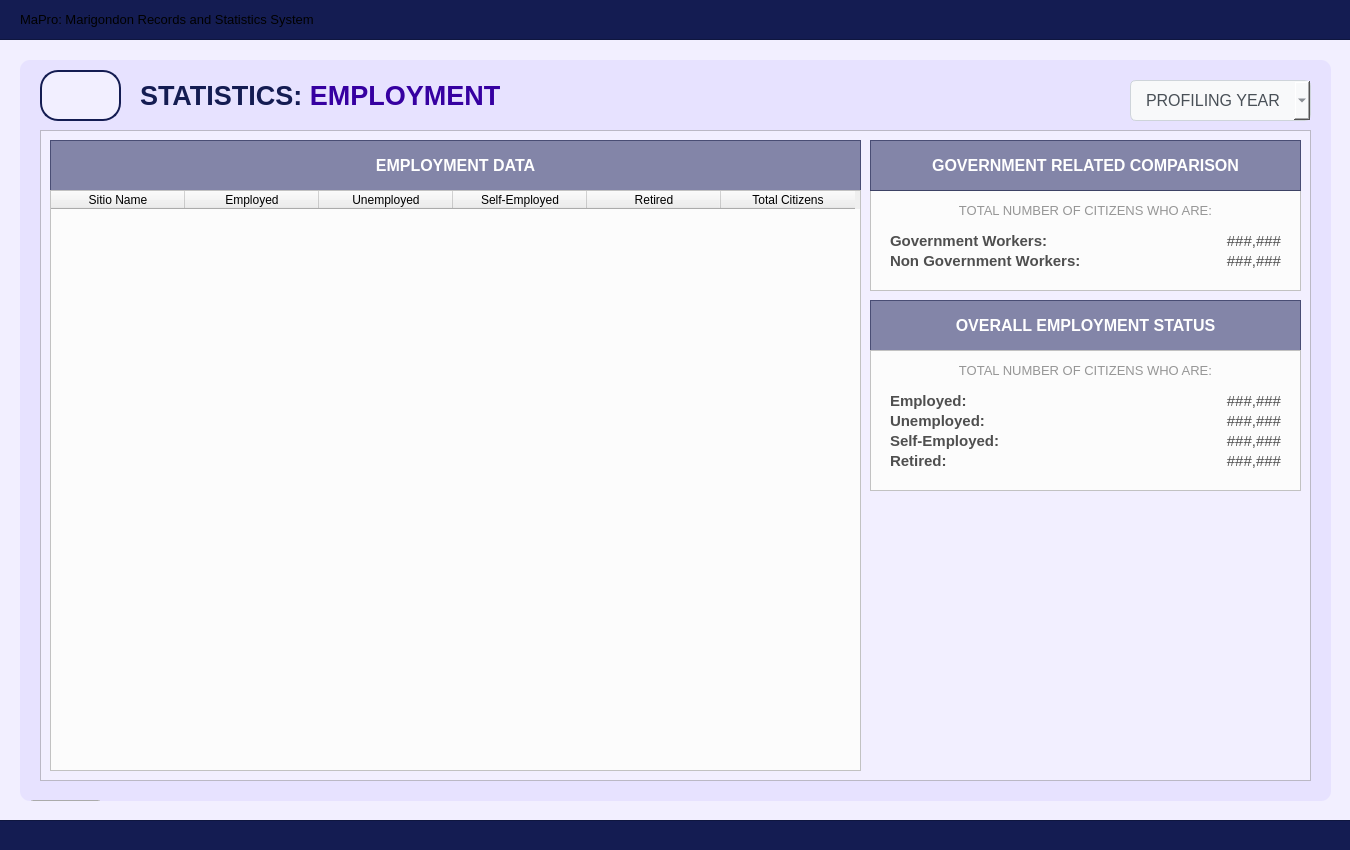
<?xml version="1.0" encoding="UTF-8"?>
<ui version="4.0">
 <class>User_dashboardWidget</class>
 <widget class="QWidget" name="User_dashboardWidget">
  <property name="geometry">
   <rect>
    <x>0</x>
    <y>0</y>
    <width>1350</width>
    <height>850</height>
   </rect>
  </property>
  <property name="sizePolicy">
   <sizepolicy hsizetype="Fixed" vsizetype="Fixed">
    <horstretch>0</horstretch>
    <verstretch>0</verstretch>
   </sizepolicy>
  </property>
  <property name="maximumSize">
   <size>
    <width>1350</width>
    <height>850</height>
   </size>
  </property>
  <property name="windowTitle">
   <string>Form</string>
  </property>
  <property name="styleSheet">
   <string notr="true">#User_dashboardWidget{
	background-color: #f2efff;
}</string>
  </property>
  <widget class="QFrame" name="border_blueLines1">
   <property name="geometry">
    <rect>
     <x>-10</x>
     <y>-1</y>
     <width>1371</width>
     <height>41</height>
    </rect>
   </property>
   <property name="styleSheet">
    <string notr="true">#border_blueLines1{
	background-color: #141c52;
}
</string>
   </property>
   <property name="frameShape">
    <enum>QFrame::Shape::StyledPanel</enum>
   </property>
   <property name="frameShadow">
    <enum>QFrame::Shadow::Raised</enum>
   </property>
   <widget class="QLabel" name="app_title">
    <property name="geometry">
     <rect>
      <x>30</x>
      <y>0</y>
      <width>1301</width>
      <height>41</height>
     </rect>
    </property>
    <property name="font">
     <font>
      <family>Arial</family>
      <pointsize>10</pointsize>
      <bold>false</bold>
     </font>
    </property>
    <property name="styleSheet">
     <string notr="true">#app_title {
	background-color: transparent;
	color: #white;
}
</string>
    </property>
    <property name="text">
     <string>MaPro: Marigondon Records and Statistics System</string>
    </property>
    <property name="alignment">
     <set>Qt::AlignmentFlag::AlignLeading|Qt::AlignmentFlag::AlignLeft|Qt::AlignmentFlag::AlignVCenter</set>
    </property>
   </widget>
  </widget>
  <widget class="QFrame" name="border_blueLines2">
   <property name="geometry">
    <rect>
     <x>-10</x>
     <y>820</y>
     <width>1381</width>
     <height>31</height>
    </rect>
   </property>
   <property name="styleSheet">
    <string notr="true">#border_blueLines2{
	background-color: #141c52;
}
</string>
   </property>
   <property name="frameShape">
    <enum>QFrame::Shape::StyledPanel</enum>
   </property>
   <property name="frameShadow">
    <enum>QFrame::Shadow::Raised</enum>
   </property>
  </widget>
  <widget class="QFrame" name="baseBodyFrame">
   <property name="geometry">
    <rect>
     <x>20</x>
     <y>60</y>
     <width>1311</width>
     <height>741</height>
    </rect>
   </property>
   <property name="styleSheet">
    <string notr="true">#baseBodyFrame {
	background-color: #e7e2ff;
	border: none;
	border-radius: 10px;
}</string>
   </property>
   <property name="frameShape">
    <enum>QFrame::Shape::StyledPanel</enum>
   </property>
   <property name="frameShadow">
    <enum>QFrame::Shadow::Raised</enum>
   </property>
   <widget class="QPushButton" name="logout_buttonLogout_3">
    <property name="geometry">
     <rect>
      <x>10</x>
      <y>740</y>
      <width>71</width>
      <height>31</height>
     </rect>
    </property>
    <property name="font">
     <font>
      <family>Arial</family>
      <pointsize>8</pointsize>
      <bold>true</bold>
     </font>
    </property>
    <property name="cursor">
     <cursorShape>PointingHandCursor</cursorShape>
    </property>
    <property name="styleSheet">
     <string notr="true">#logout_buttonLogout {
    background-color: #bc1c1c;
    color: white;
    border-radius: 5px;
    padding: 10px; /* Optional: Adjusts spacing inside the button */
}
#logout_buttonLogout:hover {
    background-color: #d82020; /* Slightly lighter blue when hovered */
}
#logout_buttonLogout:pressed {
    background-color: #8c1515; /* Darker blue when clicked */
}</string>
    </property>
    <property name="text">
     <string>LOGOUT</string>
    </property>
   </widget>
   <widget class="QLabel" name="title_bodyStatistics">
    <property name="geometry">
     <rect>
      <x>120</x>
      <y>20</y>
      <width>471</width>
      <height>31</height>
     </rect>
    </property>
    <property name="font">
     <font>
      <family>Arial</family>
      <pointsize>20</pointsize>
      <bold>true</bold>
     </font>
    </property>
    <property name="styleSheet">
     <string notr="true">#title_bodyStatistics {
	background-color: transparent;
	color: #141c52;
}
</string>
    </property>
    <property name="text">
     <string>&lt;html&gt;&lt;head/&gt;&lt;body&gt;&lt;p&gt;STATISTICS: &lt;span style=&quot; color:#3600a1;&quot;&gt;EMPLOYMENT&lt;/span&gt;&lt;/p&gt;&lt;/body&gt;&lt;/html&gt;</string>
    </property>
   </widget>
   <widget class="QFrame" name="statistics_frameBody">
    <property name="geometry">
     <rect>
      <x>20</x>
      <y>70</y>
      <width>1271</width>
      <height>651</height>
     </rect>
    </property>
    <property name="styleSheet">
     <string notr="true">#statistics_frameBody{
	background-color: #f2efff;
}</string>
    </property>
    <property name="frameShape">
     <enum>QFrame::Shape::StyledPanel</enum>
    </property>
    <property name="frameShadow">
     <enum>QFrame::Shadow::Raised</enum>
    </property>
    <widget class="QFrame" name="table_titleFrameStatistics">
     <property name="geometry">
      <rect>
       <x>10</x>
       <y>10</y>
       <width>811</width>
       <height>51</height>
      </rect>
     </property>
     <property name="styleSheet">
      <string notr="true">#table_titleFrameStatistics{
	background-color: rgba(20, 28, 82, 128)
}
</string>
     </property>
     <property name="frameShape">
      <enum>QFrame::Shape::StyledPanel</enum>
     </property>
     <property name="frameShadow">
      <enum>QFrame::Shadow::Raised</enum>
     </property>
     <widget class="QLabel" name="statistics_labelNote">
      <property name="geometry">
       <rect>
        <x>0</x>
        <y>0</y>
        <width>811</width>
        <height>51</height>
       </rect>
      </property>
      <property name="font">
       <font>
        <family>Arial</family>
        <pointsize>12</pointsize>
        <bold>true</bold>
       </font>
      </property>
      <property name="styleSheet">
       <string notr="true">#statistics_labelNote {
	background-color: transparent;
	color: #FFFFFF;
}
</string>
      </property>
      <property name="text">
       <string>EMPLOYMENT DATA</string>
      </property>
      <property name="alignment">
       <set>Qt::AlignmentFlag::AlignCenter</set>
      </property>
     </widget>
    </widget>
    <widget class="QTableWidget" name="household_tablePopulationPerStreet">
     <property name="geometry">
      <rect>
       <x>10</x>
       <y>60</y>
       <width>811</width>
       <height>581</height>
      </rect>
     </property>
     <property name="styleSheet">
      <string notr="true">#household_tablePopulationPerStreet{
	background-color: #fcfcfc;
}</string>
     </property>
     <attribute name="horizontalHeaderDefaultSectionSize">
      <number>134</number>
     </attribute>
     <column>
      <property name="text">
       <string>Sitio Name</string>
      </property>
      <property name="font">
       <font>
        <family>Arial</family>
       </font>
      </property>
      <property name="background">
       <color>
        <red>59</red>
        <green>57</green>
        <blue>100</blue>
       </color>
      </property>
     </column>
     <column>
      <property name="text">
       <string>Employed</string>
      </property>
      <property name="font">
       <font>
        <family>Arial</family>
       </font>
      </property>
      <property name="background">
       <color>
        <red>59</red>
        <green>57</green>
        <blue>100</blue>
       </color>
      </property>
     </column>
     <column>
      <property name="text">
       <string>Unemployed</string>
      </property>
      <property name="font">
       <font>
        <family>Arial</family>
       </font>
      </property>
      <property name="background">
       <color>
        <red>59</red>
        <green>57</green>
        <blue>100</blue>
       </color>
      </property>
     </column>
     <column>
      <property name="text">
       <string>Self-Employed</string>
      </property>
      <property name="font">
       <font>
        <family>Arial</family>
       </font>
      </property>
      <property name="background">
       <color>
        <red>59</red>
        <green>57</green>
        <blue>100</blue>
       </color>
      </property>
     </column>
     <column>
      <property name="text">
       <string>Retired</string>
      </property>
      <property name="font">
       <font>
        <family>Arial</family>
       </font>
      </property>
      <property name="background">
       <color>
        <red>59</red>
        <green>57</green>
        <blue>100</blue>
       </color>
      </property>
     </column>
     <column>
      <property name="text">
       <string>Total Citizens</string>
      </property>
      <property name="font">
       <font>
        <family>Arial</family>
       </font>
      </property>
      <property name="background">
       <color>
        <red>59</red>
        <green>57</green>
        <blue>100</blue>
       </color>
      </property>
     </column>
    </widget>
    <widget class="QFrame" name="stat_frame_ownership">
     <property name="geometry">
      <rect>
       <x>830</x>
       <y>60</y>
       <width>431</width>
       <height>101</height>
      </rect>
     </property>
     <property name="styleSheet">
      <string notr="true">#stat_frame_ownership{
	background-color: #fcfcfc;
}</string>
     </property>
     <property name="frameShape">
      <enum>QFrame::Shape::StyledPanel</enum>
     </property>
     <property name="frameShadow">
      <enum>QFrame::Shadow::Raised</enum>
     </property>
     <widget class="QLabel" name="total_gov_worker">
      <property name="geometry">
       <rect>
        <x>250</x>
        <y>40</y>
        <width>161</width>
        <height>21</height>
       </rect>
      </property>
      <property name="font">
       <font>
        <family>Arial</family>
        <pointsize>11</pointsize>
        <bold>false</bold>
       </font>
      </property>
      <property name="styleSheet">
       <string notr="true">#total_gov_worker {
	background-color: transparent;
	color: #4f4f4f;
}
</string>
      </property>
      <property name="text">
       <string>###,###</string>
      </property>
      <property name="alignment">
       <set>Qt::AlignmentFlag::AlignRight|Qt::AlignmentFlag::AlignTrailing|Qt::AlignmentFlag::AlignVCenter</set>
      </property>
     </widget>
     <widget class="QLabel" name="label_nongov_worker">
      <property name="geometry">
       <rect>
        <x>20</x>
        <y>60</y>
        <width>231</width>
        <height>21</height>
       </rect>
      </property>
      <property name="font">
       <font>
        <family>Arial</family>
        <pointsize>11</pointsize>
        <bold>true</bold>
       </font>
      </property>
      <property name="styleSheet">
       <string notr="true">#label_nongov_worker {
	background-color: transparent;
	color: #4f4f4f;
}
</string>
      </property>
      <property name="text">
       <string>Non Government Workers:</string>
      </property>
      <property name="alignment">
       <set>Qt::AlignmentFlag::AlignLeading|Qt::AlignmentFlag::AlignLeft|Qt::AlignmentFlag::AlignVCenter</set>
      </property>
     </widget>
     <widget class="QLabel" name="total_nongov_worker">
      <property name="geometry">
       <rect>
        <x>250</x>
        <y>60</y>
        <width>161</width>
        <height>21</height>
       </rect>
      </property>
      <property name="font">
       <font>
        <family>Arial</family>
        <pointsize>11</pointsize>
        <bold>false</bold>
       </font>
      </property>
      <property name="styleSheet">
       <string notr="true">#total_nongov_worker {
	background-color: transparent;
	color: #4f4f4f;
}
</string>
      </property>
      <property name="text">
       <string>###,###</string>
      </property>
      <property name="alignment">
       <set>Qt::AlignmentFlag::AlignRight|Qt::AlignmentFlag::AlignTrailing|Qt::AlignmentFlag::AlignVCenter</set>
      </property>
     </widget>
     <widget class="QLabel" name="label_gov_worker">
      <property name="geometry">
       <rect>
        <x>20</x>
        <y>40</y>
        <width>231</width>
        <height>21</height>
       </rect>
      </property>
      <property name="font">
       <font>
        <family>Arial</family>
        <pointsize>11</pointsize>
        <bold>true</bold>
       </font>
      </property>
      <property name="styleSheet">
       <string notr="true">#label_gov_worker {
	background-color: transparent;
	color: #4f4f4f;
}
</string>
      </property>
      <property name="text">
       <string>Government Workers:</string>
      </property>
      <property name="alignment">
       <set>Qt::AlignmentFlag::AlignLeading|Qt::AlignmentFlag::AlignLeft|Qt::AlignmentFlag::AlignVCenter</set>
      </property>
     </widget>
     <widget class="QLabel" name="label_desc2_3">
      <property name="geometry">
       <rect>
        <x>0</x>
        <y>10</y>
        <width>431</width>
        <height>20</height>
       </rect>
      </property>
      <property name="font">
       <font>
        <family>Arial</family>
        <pointsize>10</pointsize>
       </font>
      </property>
      <property name="styleSheet">
       <string notr="true">#label_desc2_3{
	color: #969696;
}</string>
      </property>
      <property name="text">
       <string>TOTAL NUMBER OF CITIZENS WHO ARE:</string>
      </property>
      <property name="alignment">
       <set>Qt::AlignmentFlag::AlignCenter</set>
      </property>
     </widget>
    </widget>
    <widget class="QFrame" name="table_titleFrameStatistics4">
     <property name="geometry">
      <rect>
       <x>830</x>
       <y>170</y>
       <width>431</width>
       <height>51</height>
      </rect>
     </property>
     <property name="styleSheet">
      <string notr="true">#table_titleFrameStatistics4{
	background-color: rgba(20, 28, 82, 128)
}
</string>
     </property>
     <property name="frameShape">
      <enum>QFrame::Shape::StyledPanel</enum>
     </property>
     <property name="frameShadow">
      <enum>QFrame::Shadow::Raised</enum>
     </property>
     <widget class="QLabel" name="statistics_labelNote_7">
      <property name="geometry">
       <rect>
        <x>0</x>
        <y>0</y>
        <width>431</width>
        <height>51</height>
       </rect>
      </property>
      <property name="font">
       <font>
        <family>Arial</family>
        <pointsize>12</pointsize>
        <bold>true</bold>
       </font>
      </property>
      <property name="styleSheet">
       <string notr="true">#statistics_labelNote_7 {
	background-color: transparent;
	color: #FFFFFF;
}
</string>
      </property>
      <property name="text">
       <string>OVERALL EMPLOYMENT STATUS</string>
      </property>
      <property name="alignment">
       <set>Qt::AlignmentFlag::AlignCenter</set>
      </property>
     </widget>
    </widget>
    <widget class="QFrame" name="table_titleFrameStatistics_2">
     <property name="geometry">
      <rect>
       <x>830</x>
       <y>10</y>
       <width>431</width>
       <height>51</height>
      </rect>
     </property>
     <property name="styleSheet">
      <string notr="true">#table_titleFrameStatistics_2{
	background-color: rgba(20, 28, 82, 128)
}
</string>
     </property>
     <property name="frameShape">
      <enum>QFrame::Shape::StyledPanel</enum>
     </property>
     <property name="frameShadow">
      <enum>QFrame::Shadow::Raised</enum>
     </property>
     <widget class="QLabel" name="statistics_labelNote_2">
      <property name="geometry">
       <rect>
        <x>0</x>
        <y>0</y>
        <width>431</width>
        <height>51</height>
       </rect>
      </property>
      <property name="font">
       <font>
        <family>Arial</family>
        <pointsize>12</pointsize>
        <bold>true</bold>
       </font>
      </property>
      <property name="styleSheet">
       <string notr="true">#statistics_labelNote_2 {
	background-color: transparent;
	color: #FFFFFF;
}
</string>
      </property>
      <property name="text">
       <string>GOVERNMENT RELATED COMPARISON</string>
      </property>
      <property name="alignment">
       <set>Qt::AlignmentFlag::AlignCenter</set>
      </property>
     </widget>
    </widget>
    <widget class="QFrame" name="demo_frameEmploymentStatus">
     <property name="geometry">
      <rect>
       <x>830</x>
       <y>220</y>
       <width>431</width>
       <height>141</height>
      </rect>
     </property>
     <property name="styleSheet">
      <string notr="true">#demo_frameEmploymentStatus{
	background-color: #fcfcfc;
}</string>
     </property>
     <property name="frameShape">
      <enum>QFrame::Shape::StyledPanel</enum>
     </property>
     <property name="frameShadow">
      <enum>QFrame::Shadow::Raised</enum>
     </property>
     <widget class="QLabel" name="demo_Unemployed">
      <property name="geometry">
       <rect>
        <x>250</x>
        <y>60</y>
        <width>161</width>
        <height>21</height>
       </rect>
      </property>
      <property name="font">
       <font>
        <family>Arial</family>
        <pointsize>11</pointsize>
        <bold>false</bold>
       </font>
      </property>
      <property name="styleSheet">
       <string notr="true">#demo_Unemployed {
	background-color: transparent;
	color: #4f4f4f;
}
</string>
      </property>
      <property name="text">
       <string>###,###</string>
      </property>
      <property name="alignment">
       <set>Qt::AlignmentFlag::AlignRight|Qt::AlignmentFlag::AlignTrailing|Qt::AlignmentFlag::AlignVCenter</set>
      </property>
     </widget>
     <widget class="QLabel" name="demo_labelRetired">
      <property name="geometry">
       <rect>
        <x>20</x>
        <y>100</y>
        <width>231</width>
        <height>21</height>
       </rect>
      </property>
      <property name="font">
       <font>
        <family>Arial</family>
        <pointsize>11</pointsize>
        <bold>true</bold>
       </font>
      </property>
      <property name="styleSheet">
       <string notr="true">#demo_labelRetired {
	background-color: transparent;
	color: #4f4f4f;
}
</string>
      </property>
      <property name="text">
       <string>Retired:</string>
      </property>
      <property name="alignment">
       <set>Qt::AlignmentFlag::AlignLeading|Qt::AlignmentFlag::AlignLeft|Qt::AlignmentFlag::AlignVCenter</set>
      </property>
     </widget>
     <widget class="QLabel" name="demo_labelSelfEmployed">
      <property name="geometry">
       <rect>
        <x>20</x>
        <y>80</y>
        <width>231</width>
        <height>21</height>
       </rect>
      </property>
      <property name="font">
       <font>
        <family>Arial</family>
        <pointsize>11</pointsize>
        <bold>true</bold>
       </font>
      </property>
      <property name="styleSheet">
       <string notr="true">#demo_labelSelfEmployed {
	background-color: transparent;
	color: #4f4f4f;
}
</string>
      </property>
      <property name="text">
       <string>Self-Employed:</string>
      </property>
      <property name="alignment">
       <set>Qt::AlignmentFlag::AlignLeading|Qt::AlignmentFlag::AlignLeft|Qt::AlignmentFlag::AlignVCenter</set>
      </property>
     </widget>
     <widget class="QLabel" name="demo_Employed">
      <property name="geometry">
       <rect>
        <x>250</x>
        <y>40</y>
        <width>161</width>
        <height>21</height>
       </rect>
      </property>
      <property name="font">
       <font>
        <family>Arial</family>
        <pointsize>11</pointsize>
        <bold>false</bold>
       </font>
      </property>
      <property name="styleSheet">
       <string notr="true">#demo_Employed {
	background-color: transparent;
	color: #4f4f4f;
}
</string>
      </property>
      <property name="text">
       <string>###,###</string>
      </property>
      <property name="alignment">
       <set>Qt::AlignmentFlag::AlignRight|Qt::AlignmentFlag::AlignTrailing|Qt::AlignmentFlag::AlignVCenter</set>
      </property>
     </widget>
     <widget class="QLabel" name="demo_labelNoStatus">
      <property name="geometry">
       <rect>
        <x>20</x>
        <y>140</y>
        <width>231</width>
        <height>21</height>
       </rect>
      </property>
      <property name="font">
       <font>
        <family>Arial</family>
        <pointsize>11</pointsize>
        <bold>true</bold>
       </font>
      </property>
      <property name="styleSheet">
       <string notr="true">#demo_labelNoStatus {
	background-color: transparent;
	color: #4f4f4f;
}
</string>
      </property>
      <property name="text">
       <string/>
      </property>
      <property name="alignment">
       <set>Qt::AlignmentFlag::AlignLeading|Qt::AlignmentFlag::AlignLeft|Qt::AlignmentFlag::AlignVCenter</set>
      </property>
     </widget>
     <widget class="QLabel" name="demo_labelEmployed">
      <property name="geometry">
       <rect>
        <x>20</x>
        <y>40</y>
        <width>231</width>
        <height>21</height>
       </rect>
      </property>
      <property name="font">
       <font>
        <family>Arial</family>
        <pointsize>11</pointsize>
        <bold>true</bold>
       </font>
      </property>
      <property name="styleSheet">
       <string notr="true">#demo_labelEmployed {
	background-color: transparent;
	color: #4f4f4f;
}
</string>
      </property>
      <property name="text">
       <string>Employed:</string>
      </property>
      <property name="alignment">
       <set>Qt::AlignmentFlag::AlignLeading|Qt::AlignmentFlag::AlignLeft|Qt::AlignmentFlag::AlignVCenter</set>
      </property>
     </widget>
     <widget class="QLabel" name="demo_labelUnemployed">
      <property name="geometry">
       <rect>
        <x>20</x>
        <y>60</y>
        <width>231</width>
        <height>21</height>
       </rect>
      </property>
      <property name="font">
       <font>
        <family>Arial</family>
        <pointsize>11</pointsize>
        <bold>true</bold>
       </font>
      </property>
      <property name="styleSheet">
       <string notr="true">#demo_labelUnemployed {
	background-color: transparent;
	color: #4f4f4f;
}
</string>
      </property>
      <property name="text">
       <string>Unemployed:</string>
      </property>
      <property name="alignment">
       <set>Qt::AlignmentFlag::AlignLeading|Qt::AlignmentFlag::AlignLeft|Qt::AlignmentFlag::AlignVCenter</set>
      </property>
     </widget>
     <widget class="QLabel" name="demo_SelfEmployed">
      <property name="geometry">
       <rect>
        <x>250</x>
        <y>80</y>
        <width>161</width>
        <height>21</height>
       </rect>
      </property>
      <property name="font">
       <font>
        <family>Arial</family>
        <pointsize>11</pointsize>
        <bold>false</bold>
       </font>
      </property>
      <property name="styleSheet">
       <string notr="true">#demo_SelfEmployed {
	background-color: transparent;
	color: #4f4f4f;
}
</string>
      </property>
      <property name="text">
       <string>###,###</string>
      </property>
      <property name="alignment">
       <set>Qt::AlignmentFlag::AlignRight|Qt::AlignmentFlag::AlignTrailing|Qt::AlignmentFlag::AlignVCenter</set>
      </property>
     </widget>
     <widget class="QLabel" name="demo_Retired">
      <property name="geometry">
       <rect>
        <x>250</x>
        <y>100</y>
        <width>161</width>
        <height>21</height>
       </rect>
      </property>
      <property name="font">
       <font>
        <family>Arial</family>
        <pointsize>11</pointsize>
        <bold>false</bold>
       </font>
      </property>
      <property name="styleSheet">
       <string notr="true">#demo_Retired {
	background-color: transparent;
	color: #4f4f4f;
}
</string>
      </property>
      <property name="text">
       <string>###,###</string>
      </property>
      <property name="alignment">
       <set>Qt::AlignmentFlag::AlignRight|Qt::AlignmentFlag::AlignTrailing|Qt::AlignmentFlag::AlignVCenter</set>
      </property>
     </widget>
     <widget class="QLabel" name="label_desc_empstat">
      <property name="geometry">
       <rect>
        <x>0</x>
        <y>10</y>
        <width>431</width>
        <height>20</height>
       </rect>
      </property>
      <property name="font">
       <font>
        <family>Arial</family>
        <pointsize>10</pointsize>
       </font>
      </property>
      <property name="styleSheet">
       <string notr="true">#label_desc_empstat{
	color: #969696;
}</string>
      </property>
      <property name="text">
       <string>TOTAL NUMBER OF CITIZENS WHO ARE:</string>
      </property>
      <property name="alignment">
       <set>Qt::AlignmentFlag::AlignCenter</set>
      </property>
     </widget>
    </widget>
   </widget>
   <widget class="QToolButton" name="btn_returnToStatisticsPage">
    <property name="geometry">
     <rect>
      <x>20</x>
      <y>10</y>
      <width>81</width>
      <height>51</height>
     </rect>
    </property>
    <property name="styleSheet">
     <string notr="true">#btn_returnToStatisticsPage {
    background-color: #f2efff;
    color: #141c52;
	border: 2px solid #141c52; 
	border-radius: 18px;
	text-align: left;
    padding: 10px; /* Optional: Adjusts spacing inside the button */
}
#btn_returnToStatisticsPage:hover {
    background-color: #fdfdff; /* Slightly lighter blue when hovered */
}
#btn_returnToStatisticsPage:pressed {
    background-color: #e7e5f4; /* Darker blue when clicked */
}

</string>
    </property>
    <property name="text">
     <string/>
    </property>
    <property name="icon">
     <iconset>
      <normaloff>../../../Assets/FuncIcons/img_return.png</normaloff>../../../Assets/FuncIcons/img_return.png</iconset>
    </property>
    <property name="iconSize">
     <size>
      <width>25</width>
      <height>25</height>
     </size>
    </property>
   </widget>
   <widget class="QComboBox" name="filter_by_year">
    <property name="geometry">
     <rect>
      <x>1110</x>
      <y>20</y>
      <width>181</width>
      <height>41</height>
     </rect>
    </property>
    <property name="font">
     <font>
      <family>Arial</family>
      <pointsize>12</pointsize>
     </font>
    </property>
    <property name="styleSheet">
     <string notr="true">#filter_by_year {
  background-color: #f8f9fa; /* Very light grey background */
  color: #495057; /* Medium grey text for readability */
  border: 1px solid #ced4da; /* Light grey border */
  padding: 10px 15px; /* Comfortable padding */
  border-radius: 6px; /* Slightly rounded corners - a modern touch */
  font-size: 0.9rem; /* Slightly smaller, modern font size */
  line-height: 1.5; /* Improved line height for better text spacing */
  box-shadow: 0 1px 3px rgba(0, 0, 0, 0.05); /* Subtle shadow for depth */
}</string>
    </property>
    <property name="placeholderText">
     <string>PROFILING YEAR</string>
    </property>
    <property name="duplicatesEnabled">
     <bool>false</bool>
    </property>
    <item>
     <property name="text">
      <string>2025</string>
     </property>
    </item>
    <item>
     <property name="text">
      <string>2024</string>
     </property>
    </item>
    <item>
     <property name="text">
      <string>All Year</string>
     </property>
    </item>
   </widget>
  </widget>
 </widget>
 <resources/>
 <connections/>
</ui>
